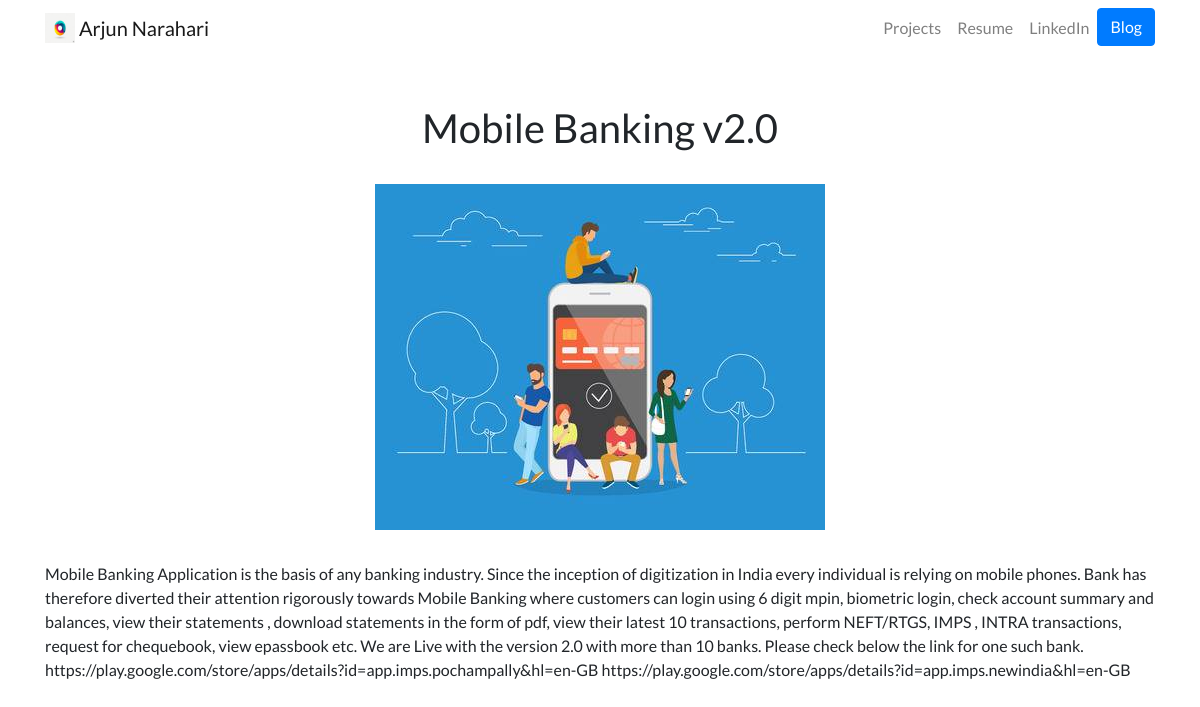
Screenshot of /portfolio/detail/1 with the database file from the repository.
### personal_portfolio/models.py (models this page shows, shortened)
class Project(models.Model):
    title = models.CharField(max_length=100)
    description = models.TextField()
    image = models.ImageField(upload_to='personal_portfolio/images/')
    url = models.URLField(blank=True)

### personal_portfolio/views.py (the view)
# urls.py: path('detail/<int:project_id>', views.detail, name='detail')
def detail(request,project_id):
    item = Project.objects.get(id=project_id)
    context = {'item':item}
    return render(request,'html/portfolio/detail.html',context)

### templates/html/portfolio/detail.html
{% extends 'html/base.html' %}
{% block content %}
<h1 class="text-center mt-5" id="projectdetailtitle">{{ item.title }}</h1>
<br>
<div class="text-center"><img src="{{ item.image.url }}" class="custom-img img-fluid mb-2"></div>
<br>
{{ item.description|safe }}
{% endblock %}

### static/portfolio/css/styles.css (style rules this page uses)
body { font-family: 'Lato', sans-serif; }

### rows the page displays
Project: title "Mobile Banking v2.0", image (picture), description "Mobile Banking Application is the basis of any banking industry. Since the inception of digitization in India every individual is relying on mobile phones. Bank has therefore diverted their attention rigorously towards Mobile Banking where customers can login using 6 digit mpin, biometric login, check account summary and balances, view their statements , download statements in the form of pdf, view their latest 10 transactions, perform NEFT/RTGS, IMPS , INTRA transactions, request for chequebook, view epassbook etc. We are Live with the version 2.0 with more than 10 banks. Please check below the link for one such bank.…"
